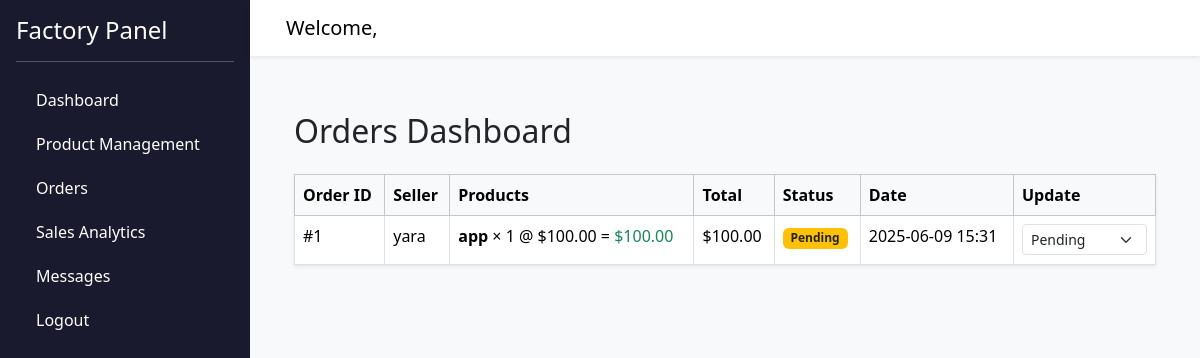
Page /orders (signed in) on the earlier database version.
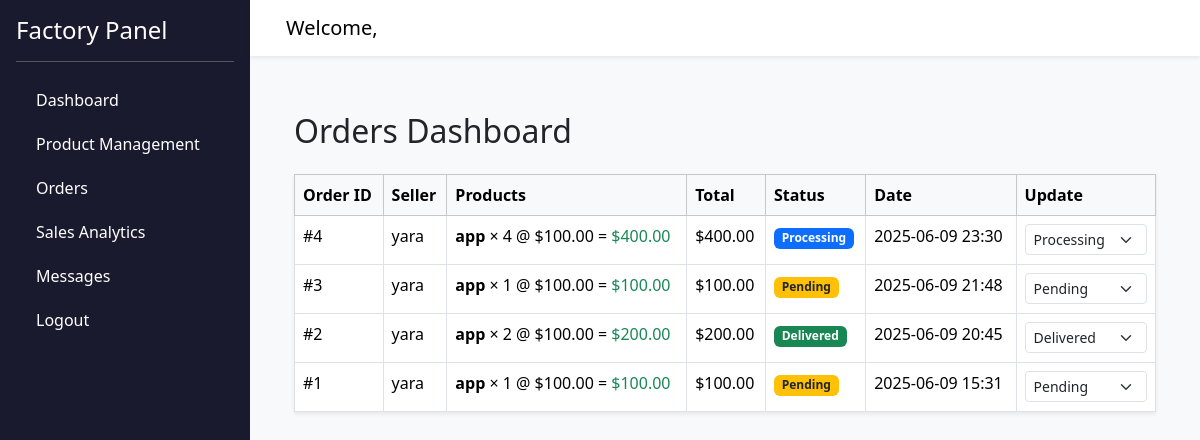
Same page on the later database version.
### models.py (models this page shows)
class Order(db.Model):
    __tablename__ = 'orders'
    id = db.Column(db.Integer, primary_key=True)
    seller_id = db.Column(db.Integer, db.ForeignKey('users.id'), nullable=False)
    factory_id = db.Column(db.Integer, db.ForeignKey('factories.id'), nullable=False)
    total_price = db.Column(db.Float, nullable=False)
    status = db.Column(db.String(50), nullable=False, default='Pending')
    order_date = db.Column(db.DateTime, nullable=False, default=datetime.utcnow)
    shipping_address = db.Column(db.Text, nullable=False)
    payment_method = db.Column(db.String(50), nullable=True)
    items = db.relationship('OrderItem', backref='order', cascade="all, delete-orphan")
    receipt = db.relationship('Receipt', backref='order', uselist=False, cascade="all, delete-orphan")
    chat = db.relationship('Chat', back_populates='order', uselist=False, cascade="all, delete-orphan")

class User(db.Model):
    __tablename__ = 'users'
    id = db.Column(db.Integer, primary_key=True)
    name = db.Column(db.String(100), nullable=False)
    email = db.Column(db.String(120), unique=True, nullable=False)
    password = db.Column(db.String(200), nullable=False)
    role = db.Column(db.String(20), nullable=False)  # 'factory' or 'seller'
    created_at = db.Column(db.DateTime, default=datetime.utcnow)
    factory = db.relationship('Factory', backref='factory_user', uselist=False, foreign_keys='Factory.user_id')
    orders = db.relationship('Order', backref='seller', foreign_keys='Order.seller_id')
    chats_started = db.relationship('Chat', backref='chat_user1', foreign_keys='Chat.user1_id')
    chats_received = db.relationship('Chat', backref='chat_user2', foreign_keys='Chat.user2_id')
    messages_sent = db.relationship('Message', backref='message_sender', foreign_keys='Message.sender_id')
    ratings = db.relationship('Rating', backref='user')
    comments = db.relationship('Comment', backref='user')
    wishlist = db.relationship('Wishlist', backref='user')
    cart = db.relationship('Cart', backref='user', uselist=False, cascade="all, delete-orphan")

class OrderItem(db.Model):
    __tablename__ = 'order_items'
    id = db.Column(db.Integer, primary_key=True)
    order_id = db.Column(db.Integer, db.ForeignKey('orders.id'), nullable=False)
    product_id = db.Column(db.Integer, db.ForeignKey('products.id'), nullable=False)
    quantity = db.Column(db.Integer, nullable=False)
    unit_price = db.Column(db.Float, nullable=False)
    product = db.relationship('Product')

class Product(db.Model):
    __tablename__ = 'products'
    id = db.Column(db.Integer, primary_key=True)
    factory_id = db.Column(db.Integer, db.ForeignKey('factories.id'), nullable=False)
    name = db.Column(db.String(120), nullable=False)
    description = db.Column(db.Text)
    image_url = db.Column(db.String(255))
    quantity = db.Column(db.Integer, default=0)
    price = db.Column(db.Float, nullable=False)
    created_at = db.Column(db.DateTime, default=datetime.utcnow)
    ratings = db.relationship('Rating', backref='product', cascade="all, delete-orphan")
    comments = db.relationship('Comment', backref='product', cascade="all, delete-orphan")
    wishlist_items = db.relationship('Wishlist', backref='product', cascade="all, delete-orphan")
    cart_items = db.relationship('CartItem', backref='product', cascade="all, delete-orphan")

### routes/dashboard_routes.py (the view)
@dashboard_bp.route('/orders', endpoint='orders')
def orders():
    if 'user_id' not in session:
        flash('Please log in.', 'error')
        logger.debug("No user_id in session")
        return redirect(url_for('auth.index'))
    user = User.query.get(session['user_id'])
    if not user or not user.factory:
        flash('No factory linked to this user.', 'error')
        logger.debug(f"User {user.id if user else 'No user'} has no factory")
        return redirect(url_for('auth.index'))
    try:
        factory = user.factory
        factory_orders = (
            Order.query
            .options(
                joinedload(Order.items).joinedload(OrderItem.product),
                joinedload(Order.seller)
            )
            .filter_by(factory_id=factory.id)
            .order_by(Order.id.desc())
            .all()
        )
        logger.debug(f"Retrieved {len(factory_orders)} orders for factory {factory.id}")
        return render_template('orders.html', user=user, orders=factory_orders)
    except Exception as e:
        logger.error(f"Error in orders route for user {user.id}: {str(e)}", exc_info=True)
        flash('An error occurred while loading orders.', 'error')
        return redirect(url_for('auth.index'))

### templates/orders.html (shortened to what this page needs)
{% extends 'base.html' %}
{% block content %}
<div class="container mt-4">
    <h2 class="mb-4">Orders Dashboard</h2>
    {% if orders %}
    <table class="table table-bordered table-hover bg-white shadow-sm">
        <thead class="table-light">
            <tr>
                <th>Order ID</th>
                <th>Seller</th>
                <th>Products</th>
                <th>Total</th>
                <th>Status</th>
                <th>Date</th>
                <th>Update</th>
            </tr>
        </thead>
        <tbody>
            {% for order in orders %}
            <tr>
                <td>#{{ order.id }}</td>
                <td>{{ order.seller.name }}</td>
                <td>
                    <ul class="list-unstyled mb-0">
                        {% for item in order.items %}
                        <li class="mb-2">
                            <strong>{{ item.product.name }}</strong> &times; {{ item.quantity }} @ ${{ '%.2f' | format(item.unit_price) }}
                            = <span class="text-success">${{ '%.2f' | format(item.quantity * item.unit_price) }}</span>
                        </li>
                        {% endfor %}
                    </ul>
                </td>
                <td>${{ '%.2f' | format(order.total_price) }}</td>
                <td>
                    <span class="badge
                        {% if order.status == 'Pending' %} bg-warning text-dark
                        {% elif order.status == 'Processing' %} bg-primary
                        {% elif order.status == 'Shipped' %} bg-info text-dark
                        {% elif order.status == 'Delivered' %} bg-success
                        {% else %} bg-secondary
                        {% endif %}">
                        {{ order.status }}
                    </span>
                </td>
                <td>{{ order.order_date.strftime('%Y-%m-%d %H:%M') }}</td>
                <td>
                    <select class="form-select form-select-sm" data-order-id="{{ order.id }}">
                        <option value="Pending" {% if order.status == 'Pending' %}selected{% endif %}>Pending</option>
                        <option value="Processing" {% if order.status == 'Processing' %}selected{% endif %}>Processing</option>
                        <option value="Delivered" {% if order.status == 'Delivered' %}selected{% endif %}>Delivered</option>
                    </select>
                </td>
            </tr>
            {% endfor %}
        </tbody>
    </table>
    {% else %}
    <div class="alert alert-info text-center">
        You have no orders yet.
    </div>
    {% endif %}
</div>
{% endblock %}

Differences in the rows shown:
added Order: id "4", seller.name "yara", total_price "400.00", status "Processing", order_date "2025-06-09 23:30", status+id "Processing"
added OrderItem: product.name "app", quantity "4", unit_price "100.00", item.quantity*item.unit_price "400.00"
added Order: id "3", seller.name "yara", total_price "100.00", status "Pending", order_date "2025-06-09 21:48", status+id "Pending"
added OrderItem: product.name "app", quantity "1", unit_price "100.00", item.quantity*item.unit_price "100.00", shown under "3"
added Order: id "2", seller.name "yara", total_price "200.00", status "Delivered", order_date "2025-06-09 20:45", status+id "Delivered"
added OrderItem: product.name "app", quantity "2", unit_price "100.00", item.quantity*item.unit_price "200.00"
